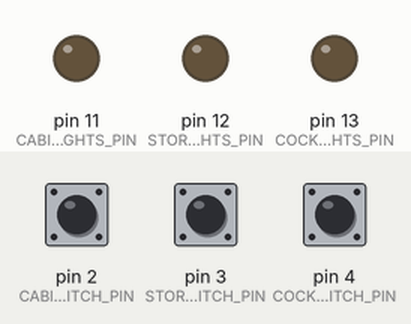
Simulated run of this sketch. Board: Arduino Uno, built with avr-gcc and run on an emulated ATmega328P. Shown: output pins drawn as LEDs (lit = HIGH). The inputs (shaded band) are chosen by the test bench; at power-on: pin 2 (CABIN_LIGHTS_SWITCH_PIN) LOW, pin 3 (STORAGE_LIGHTS_SWITCH_PIN) LOW, pin 4 (COCKPIT_LIGHTS_SWITCH_PIN) LOW.

Above: at 1.2 s.
1.3 s: pin 2 (CABIN_LIGHTS_SWITCH_PIN) pulled HIGH for 0.15 s
At 1.37 s:
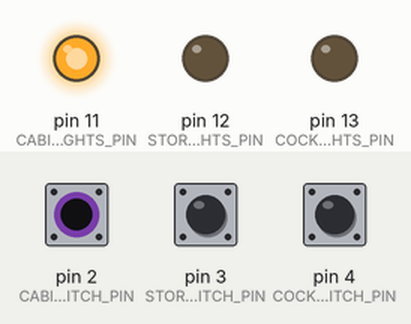
2.9 s: pin 3 (STORAGE_LIGHTS_SWITCH_PIN) pulled HIGH for 0.15 s
At 2.97 s:
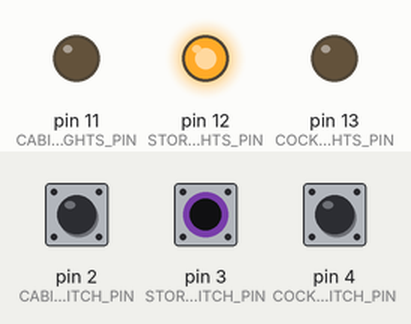
4.5 s: pin 4 (COCKPIT_LIGHTS_SWITCH_PIN) pulled HIGH for 0.15 s
At 4.57 s:
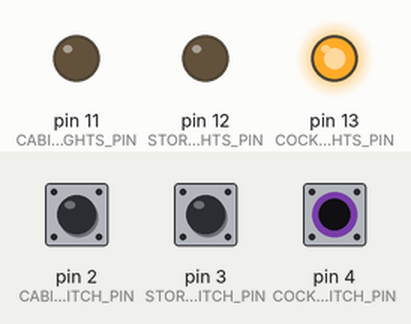
6.1 s: pin 4 (COCKPIT_LIGHTS_SWITCH_PIN) pulled HIGH for 3.2 s
At 10.4 s:
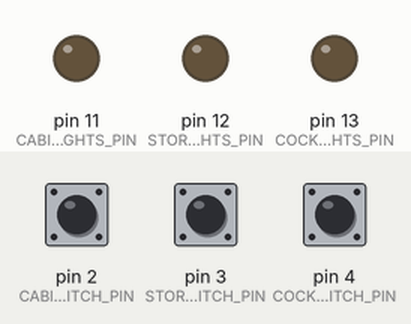
10.8 s: pin 2 (CABIN_LIGHTS_SWITCH_PIN) pulled HIGH for 3.2 s
At 11.5 s:
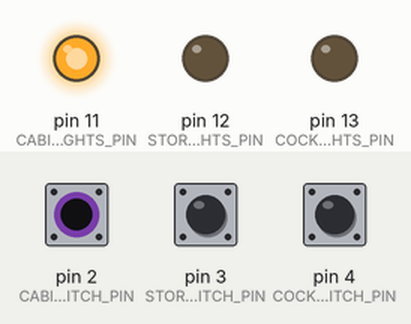
15.5 s: pin 2 (CABIN_LIGHTS_SWITCH_PIN) driven HIGH and pin 3 (STORAGE_LIGHTS_SWITCH_PIN) driven HIGH
At 16.3 s:
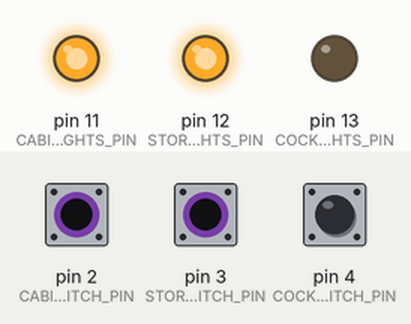
Timing chart, 0 to 18.0 s (numbered marks = the images above; inputs shaded):
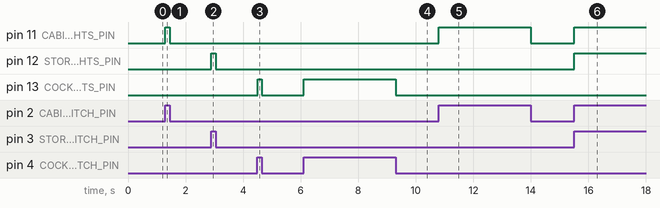

The sketch:

Day4-Cabin-Lighting.ino
```cpp
//Deifine the Corresponding Light to the corresponding Pins
const byte CABIN_LIGHTS_PIN = 11;
const byte STORAGE_LIGHTS_PIN = 12;
const byte COCKPIT_LIGHTS_PIN = 13;

//Define Input signals (1,2 and 3) to their corresponding pin switches
const byte CABIN_LIGHTS_SWITCH_PIN = 2;
const byte STORAGE_LIGHTS_SWITCH_PIN = 3;
const byte COCKPIT_LIGHTS_SWITCH_PIN = 4;


void setup() {

  //Set the different room lights as Outputs
  pinMode(CABIN_LIGHTS_PIN, OUTPUT);
  pinMode(STORAGE_LIGHTS_PIN, OUTPUT);
  pinMode(COCKPIT_LIGHTS_PIN, OUTPUT);

  //Set the switches to inputs
  pinMode(CABIN_LIGHTS_SWITCH_PIN, INPUT);
  pinMode(STORAGE_LIGHTS_SWITCH_PIN, INPUT);
  pinMode(COCKPIT_LIGHTS_SWITCH_PIN, INPUT);


}

void loop() {
  //Use Conditional If Statements using digitalRead to find when a switch is on or off.


  if(digitalRead(CABIN_LIGHTS_SWITCH_PIN) == HIGH){
    digitalWrite(CABIN_LIGHTS_PIN, HIGH);
  }
  else{
    digitalWrite(CABIN_LIGHTS_PIN, LOW);
  }


  if(digitalRead(STORAGE_LIGHTS_SWITCH_PIN) == HIGH){
    digitalWrite(STORAGE_LIGHTS_PIN, HIGH);
  }
  else{
    digitalWrite(STORAGE_LIGHTS_PIN, LOW);
  }


  if(digitalRead(COCKPIT_LIGHTS_SWITCH_PIN) == HIGH){
    digitalWrite(COCKPIT_LIGHTS_PIN, HIGH);
  }
  else{
    digitalWrite(COCKPIT_LIGHTS_PIN, LOW);
  }

}
```

Measured:
- after the input at 1.3 s, pin 11 (CABIN_LIGHTS_PIN): LOW → HIGH at once, → LOW 0.15 s later
- after the input at 2.9 s, pin 12 (STORAGE_LIGHTS_PIN): LOW → HIGH at once, → LOW 0.15 s later
- after the input at 4.5 s, pin 13 (COCKPIT_LIGHTS_PIN): LOW → HIGH at once, → LOW 0.15 s later
- after the input at 6.1 s, pin 13 (COCKPIT_LIGHTS_PIN): LOW → HIGH at once, → LOW 3.2 s later
- after the input at 10.8 s, pin 11 (CABIN_LIGHTS_PIN): LOW → HIGH at once, → LOW 3.2 s later
- after the input at 15.5 s, pin 11 (CABIN_LIGHTS_PIN), pin 12 (STORAGE_LIGHTS_PIN): LOW → HIGH at once
